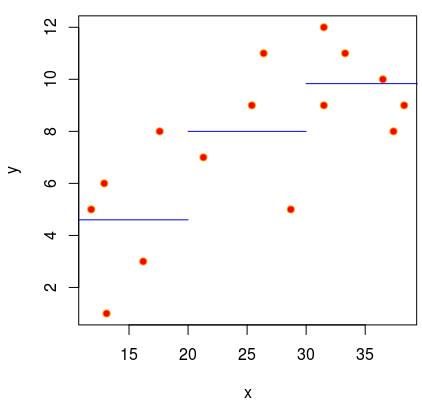

The script that drew this image:
library(oce)

X11()

x <- c(  13.1 , 16.2 , 12.9    ,   28.7 , 25.4   ,   31.5 , 36.5 , 33.3  ,
         11.8 , 17.6           ,   26.4 , 21.3   ,   38.3 , 37.4 , 31.5   )

y <- c(    1  ,    3 ,    6    ,      5 ,    9   ,     12 ,   10 ,   11  ,
           5  ,    8           ,     11 ,    7   ,      9 ,    8 ,    9   )

stopifnot(length(x) == length(y))

plot(x=x, y=y, bg='red', col='orange', pch=21)


avg <- binAverage(x, y, xmin=10, xmax=40, xinc=10)

lines( c(10, 20), c(avg$y[1], avg$y[1]), col='blue')
lines( c(20, 30), c(avg$y[2], avg$y[2]), col='blue')
lines( c(30, 40), c(avg$y[3], avg$y[3]), col='blue')

# Wait for mouse click
invisible(locator(1))

sum(y[x<20]) / length(y[x<20])
# [1] 4.6
avg$y[1]
# [1] 4.6

sum(y[x>20 & x<30]) / length(y[x>20 & x<30])
# [1] 8
avg$y[2]
# [1] 8

sum(y[x>30 & x<40]) / length(y[x>30 & x<40])
# [1] 9.833333
avg$y[3]
# [1] 9.833333
